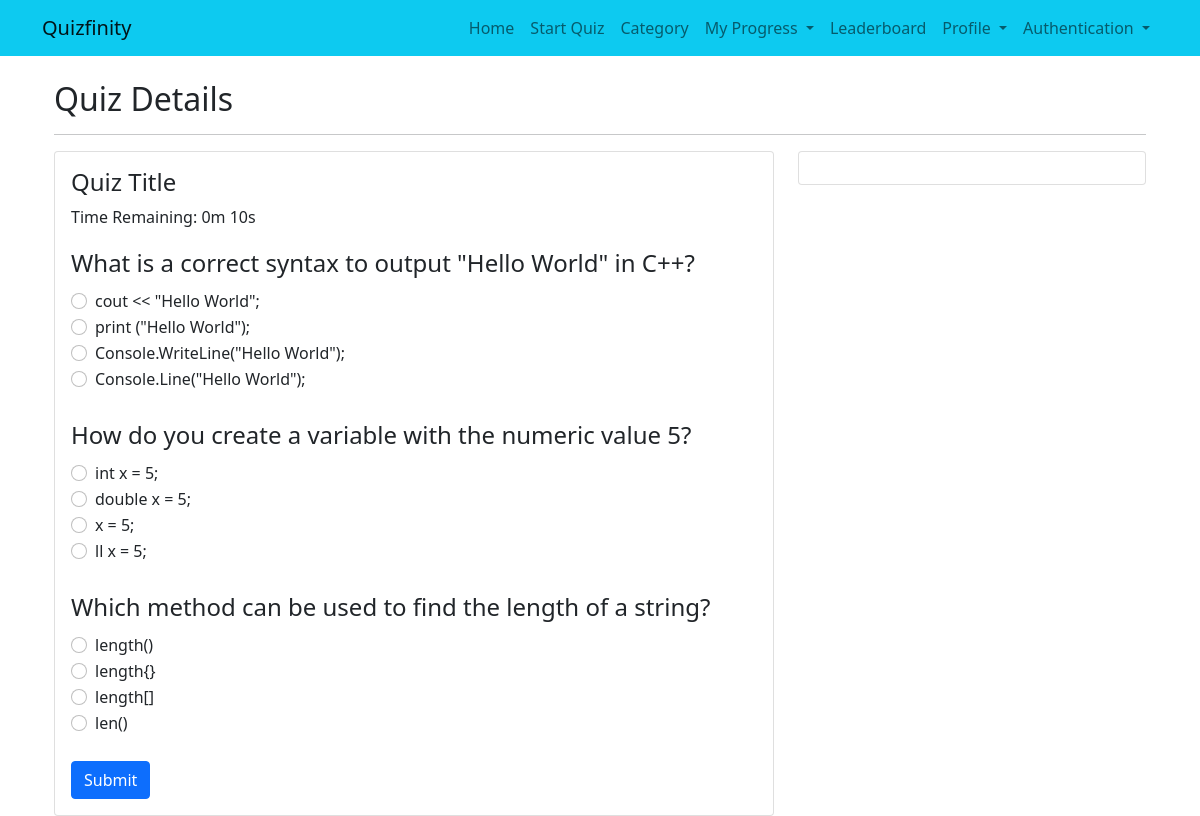
The page /quiz/3/ (signed in) on the database its author committed.
### quizzes/models.py (models this page shows, shortened)
class Question(models.Model):
    quiz = models.ForeignKey(Quiz, on_delete=models.CASCADE)
    text = models.TextField()

class Option(models.Model):
    question = models.ForeignKey(Question, on_delete=models.CASCADE)
    text = models.CharField(max_length=255)
    is_correct = models.BooleanField(default=False)

### quizzes/views.py (the view, shortened to what this page needs)
# urls.py: path('<int:quiz_id>/', views.quiz_detail, name='quiz_detail'),
def quiz_detail(request, quiz_id):
    if not request.user.is_authenticated:
        return redirect('login')
    quiz = Quiz.objects.get(pk=quiz_id)
    questions = quiz.question_set.all()
    feedback = []
    if quiz.time_limit > 0:
        current_time = datetime.now()
        quiz_start_time = current_time
        quiz_end_time = quiz_start_time + timedelta(seconds=quiz.time_limit)
        time_remaining = max(0, (quiz_end_time - current_time).seconds)
    else:
        time_remaining = None
    return render(request, 'quizzes/quiz_detail.html', {'quiz': quiz, 'questions': questions, 'time_remaining': time_remaining})

### quizzes/templates/quizzes/quiz_detail.html (shortened to what this page needs)
{% extends "base.html" %}
{% block content %}
<div class="container">
    <h2 class="mt-4">Quiz Details</h2>
    <hr>
    <div class="row">
        <div class="col-md-8">
            <div class="card">
                <div class="card-body">
                    <h4 class="card-title">Quiz Title</h4>
                    <p class="card-text">Time Remaining: <span id="timer"></span></p>
                    <form id="quiz-form" method="post">
                        {% for question in questions %}
                        <fieldset class="mb-4">
                            <legend>{{ question.text }}</legend>
                            {% for option in question.option_set.all %}
                            <div class="form-check">
                                <input class="form-check-input" type="radio" name="question_{{ question.id }}" id="option_{{ option.id }}" value="{{ option.id }}">
                                <label class="form-check-label" for="option_{{ option.id }}">
                                    {{ option.text }}
                                </label>
                            </div>
                            {% endfor %}
                        </fieldset>
                        {% endfor %}
                        <button type="submit" class="btn btn-primary" id="submit-button">Submit</button>
                    </form>
                </div>
            </div>
        </div>
        <div class="col-md-4">
            <div class="card">
                <div class="card-body">
                </div>
            </div>
        </div>
    </div>
</div>
{% endblock %}

### rows shown on the page
Question: text "What is a correct syntax to output \"Hello World\" in C++?"
Option: text "cout << \"Hello World\";"
Option: text "print (\"Hello World\");"
Option: text "Console.WriteLine(\"Hello World\");"
Option: text "Console.Line(\"Hello World\");"
Question: text "How do you create a variable with the numeric value 5?"
Option: text "int x = 5;"
Option: text "double x = 5;"
Option: text "x = 5;"
Option: text "ll x = 5;"
Question: text "Which method can be used to find the length of a string?"
Option: text "length()"
Option: text "length{}"
Option: text "length[]"
Option: text "len()"
